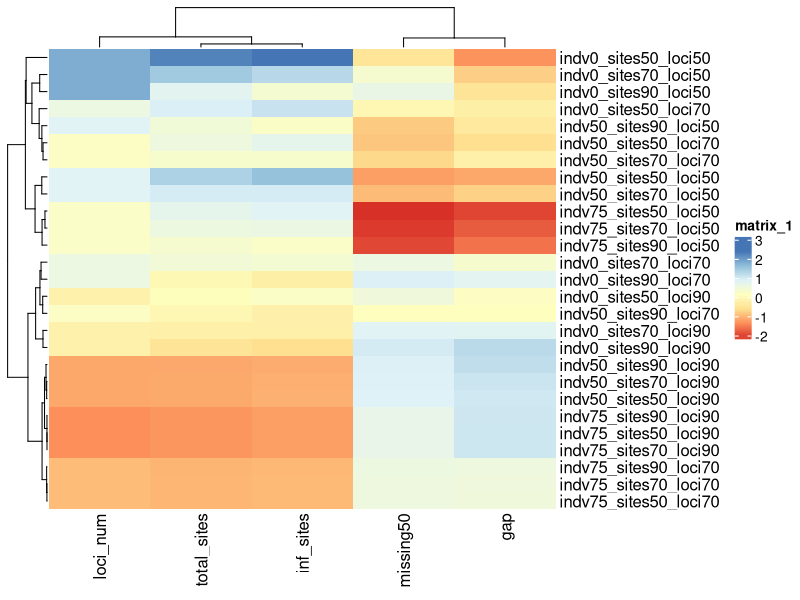
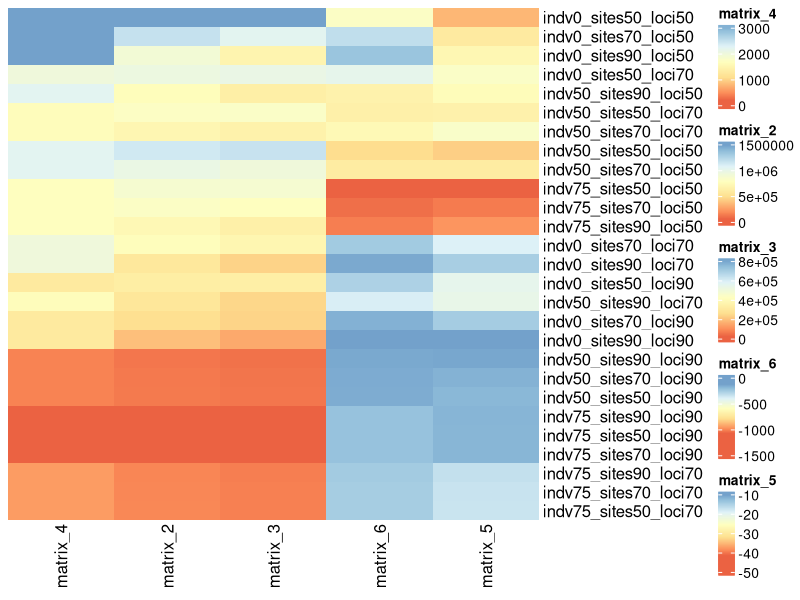
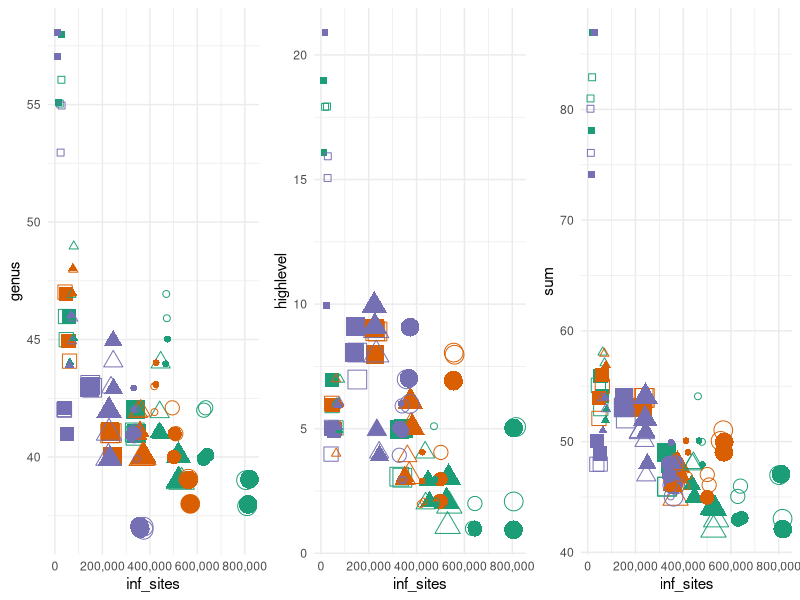
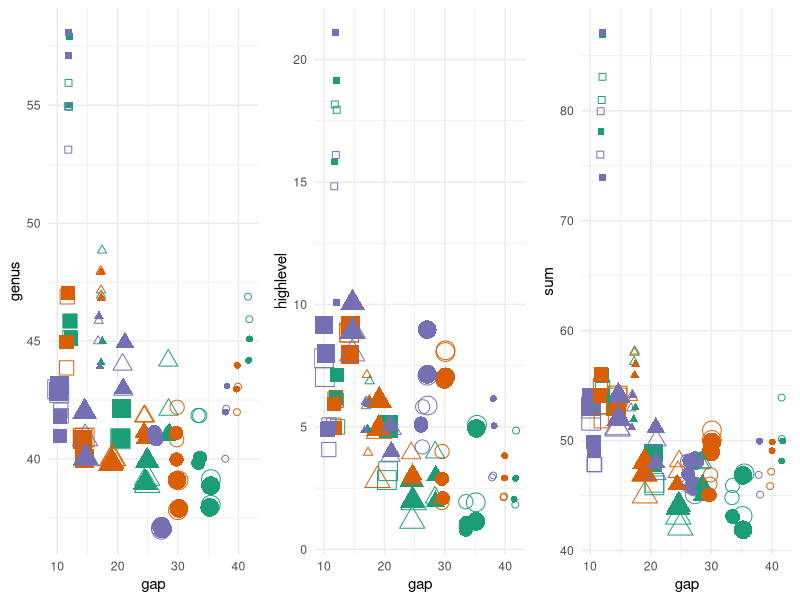

Write the R code that produced these figures, in order.
library(readxl)
library(ggplot2)
library(scales)
library(dplyr)
library(ComplexHeatmap)
library(ggpubr)
library(RColorBrewer)

########## plot sum stats for datasets in Figure 3 ###############

stats<- read_excel("summary_stats_datasets.xlsx",sheet="Sheet1")
stats1<- stats[-c(28), ]
stats3<- stats1 %>% mutate(gap = -gap,
                          missing50 = -missing50)
stats4<- as.matrix(stats3 %>% select(5:9))
rownames(stats4)<- stats1$dataset

#### generate heatmap with z-transformed stats with clusters ####
pdf(file = "heatmap_clusters_FigureS9.pdf", width = 7, height = 8) 
ComplexHeatmap::Heatmap(
  matrix = stats4 %>% t() %>% pheatmap:::scale_rows() %>% t(),
  col = colorRampPalette(brewer.pal(n = 7, name = "RdYlBu"))(100)
)
dev.off()

ordered_names<- read.table("ordered datasets.txt",header=FALSE) %>% pull()
stat4_ordered <- stats4[ordered_names,]
table(rownames(stat4_ordered)==ordered_names)

#### generate heatmap with five stats ####
total_sites<- ComplexHeatmap::Heatmap(
  matrix = stat4_ordered[,1],cluster_rows = FALSE,
  col = colorRampPalette(brewer.pal(n = 7, name = "RdYlBu"))(100)[10:90])
inf_sites<- ComplexHeatmap::Heatmap(
  matrix = stat4_ordered[,2],cluster_rows = FALSE,
  col = colorRampPalette(brewer.pal(n = 7, name = "RdYlBu"))(100)[10:90])
loci_num<- ComplexHeatmap::Heatmap(
  matrix = stat4_ordered[,3],cluster_rows = FALSE,
  col = colorRampPalette(brewer.pal(n = 7, name = "RdYlBu"))(100)[10:90])
gap<- ComplexHeatmap::Heatmap(
  matrix = stat4_ordered[,4],cluster_rows = FALSE,
  col = colorRampPalette(brewer.pal(n = 7, name = "RdYlBu"))(100)[10:90])
missing_data<- ComplexHeatmap::Heatmap(
  matrix = stat4_ordered[,5],cluster_rows = FALSE,
  col = colorRampPalette(brewer.pal(n = 7, name = "RdYlBu"))(100)[10:90])

merged<- loci_num + total_sites + inf_sites + missing_data + gap

pdf(file = "heatmap_merged.pdf", width = 9, height = 5.9) 
ComplexHeatmap::draw(merged, gap=unit(0,"mm"))
dev.off()


########## plot PIS vs. clade recovery for datasets ###############
data<- read_excel("syst_trees_clade_recovery_summary.xlsx",sheet="fasttree")

data2<- data %>% 
  dplyr::mutate(
    indv_size = case_when(
      indv == "indv0" ~ "z",
      indv == "indv50" ~ "y",
      indv == "indv75" ~ "x"
    )
  ) %>%
  dplyr::relocate(
    indv_size, .after = indv
  )
  
data2 <- data2 %>% dplyr::mutate(indv = factor(indv, level = c("indv75","indv50","indv0")))

p <- ggplot(data2, aes(x=inf_sites, y=sum, shape=loci_model, color=sites, size=indv)) +
  geom_jitter(width = 10000, height = 0.1)
allclades_inf<- p + scale_shape_manual(values=c(1,16,2,17,0,15)) + scale_color_brewer(palette="Dark2") + 
  scale_x_continuous(labels = label_comma()) + 
  theme_minimal()

p1 <- ggplot(data2, aes(x=inf_sites, y=genus, shape=loci_model, color=sites, size=indv)) +
  geom_jitter(width = 10000, height = 0.1)
genus_inf<- p1 + scale_shape_manual(values=c(1,16,2,17,0,15)) + scale_color_brewer(palette="Dark2") + 
  scale_x_continuous(labels = label_comma()) + theme_minimal()

p2 <- ggplot(data2, aes(x=inf_sites, y=highlevel, shape=loci_model, color=sites, size=indv)) +
  geom_jitter(width = 10000, height = 0.1)
highlevel_inf<- p2 + scale_shape_manual(values=c(1,16,2,17,0,15)) + scale_color_brewer(palette="Dark2") + 
  scale_x_continuous(labels = label_comma()) + theme_minimal()

pdf(file = "inf_sites_jitter.pdf", width = 11, height = 3.3) 
ggarrange(genus_inf, highlevel_inf,allclades_inf,nrow = 1,ncol = 3,legend = "none")
dev.off()

###### plot missing data vs clade recovery######
data<- read_excel("syst_trees_clade_recovery_summary.xlsx",sheet="fasttree")
data2<- data %>% 
  dplyr::mutate(
    indv_size = case_when(
      indv == "indv0" ~ "z",
      indv == "indv50" ~ "y",
      indv == "indv75" ~ "x"
    )
  ) %>%
  dplyr::relocate(
    indv_size, .after = indv
  )

data2 <- data2 %>% dplyr::mutate(indv = factor(indv, level = c("indv75","indv50","indv0")))

p <- ggplot(data2, aes(x=gap, y=sum, shape=loci_model, color=sites, size=indv)) +
  geom_jitter(width = 0.2, height = 0.2)
allclade_gaps<- p + scale_shape_manual(values=c(1,16,2,17,0,15)) + scale_color_brewer(palette="Dark2") + 
  scale_x_continuous(labels = label_comma()) + theme_minimal()

p1 <- ggplot(data2, aes(x=gap, y=genus, shape=loci_model, color=sites, size=indv)) +
  geom_jitter(width = 0.2, height = 0.2)
genus_gap<- p1 + scale_shape_manual(values=c(1,16,2,17,0,15)) + scale_color_brewer(palette="Dark2") + 
  scale_x_continuous(labels = label_comma()) + theme_minimal()

p2 <- ggplot(data2, aes(x=gap, y=highlevel, shape=loci_model, color=sites, size=indv)) +
  geom_jitter(width = 0.2, height = 0.2)
highlevel_gap<- p2 + scale_shape_manual(values=c(1,16,2,17,0,15)) + scale_color_brewer(palette="Dark2") + 
  scale_x_continuous(labels = label_comma()) + theme_minimal()

pdf(file = "gap_jitter.pdf", width = 11, height = 3.3) 
ggarrange(genus_gap, highlevel_gap,allclade_gaps,nrow = 1,ncol = 3,legend = "none")
dev.off()
